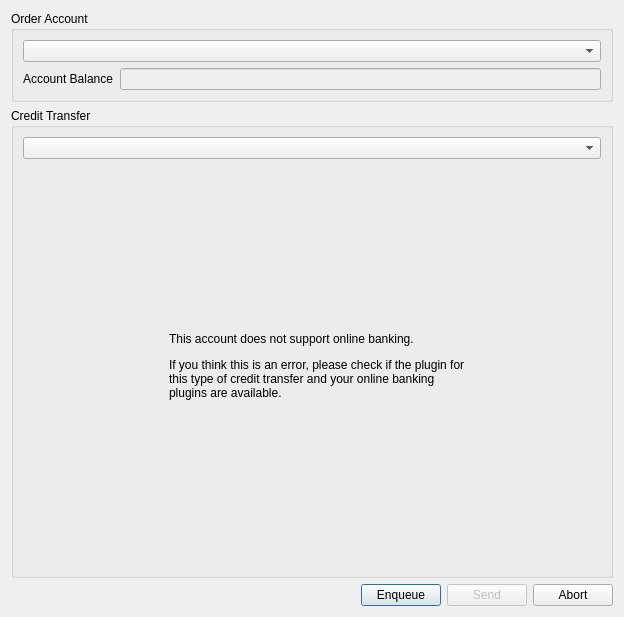
<?xml version="1.0" encoding="UTF-8"?>
<ui version="4.0">
 <class>kOnlineTransferForm</class>
 <widget class="QDialog" name="kOnlineTransferForm">
  <property name="geometry">
   <rect>
    <x>0</x>
    <y>0</y>
    <width>624</width>
    <height>617</height>
   </rect>
  </property>
  <property name="sizeGripEnabled">
   <bool>false</bool>
  </property>
  <layout class="QVBoxLayout" name="verticalLayout">
   <item>
    <widget class="QGroupBox" name="groupBox">
     <property name="title">
      <string>Order Account</string>
     </property>
     <layout class="QFormLayout" name="formLayout">
      <item row="1" column="0">
       <widget class="QLabel" name="label_6">
        <property name="text">
         <string>Account Balance</string>
        </property>
       </widget>
      </item>
      <item row="1" column="1">
       <widget class="AmountEdit" name="orderAccountBalance">
        <property name="enabled">
         <bool>false</bool>
        </property>
        <property name="calculatorButtonVisibility" stdset="0">
         <bool>false</bool>
        </property>
        <property name="resetButtonVisibility" stdset="0">
         <bool>false</bool>
        </property>
        <property name="readOnly">
         <bool>true</bool>
        </property>
       </widget>
      </item>
      <item row="0" column="0" colspan="2">
       <widget class="KMyMoneyAccountCombo" name="originAccount"/>
      </item>
     </layout>
    </widget>
   </item>
   <item>
    <widget class="QGroupBox" name="groupBox_2">
     <property name="title">
      <string>Credit Transfer</string>
     </property>
     <layout class="QVBoxLayout" name="verticalLayout_2">
      <item>
       <widget class="KComboBox" name="transferTypeSelection"/>
      </item>
      <item>
       <widget class="QStackedWidget" name="displayStack">
        <property name="sizePolicy">
         <sizepolicy hsizetype="Expanding" vsizetype="Preferred">
          <horstretch>0</horstretch>
          <verstretch>0</verstretch>
         </sizepolicy>
        </property>
        <property name="minimumSize">
         <size>
          <width>333</width>
          <height>250</height>
         </size>
        </property>
        <property name="currentIndex">
         <number>0</number>
        </property>
        <widget class="QWidget" name="accountUnsupported">
         <layout class="QVBoxLayout" name="verticalLayout_3" stretch="0,1,0">
          <item>
           <spacer name="verticalSpacer">
            <property name="orientation">
             <enum>Qt::Vertical</enum>
            </property>
            <property name="sizeHint" stdset="0">
             <size>
              <width>20</width>
              <height>54</height>
             </size>
            </property>
           </spacer>
          </item>
          <item>
           <layout class="QHBoxLayout" name="horizontalLayout_3" stretch="0,1,0">
            <item>
             <spacer name="horizontalSpacer_2">
              <property name="orientation">
               <enum>Qt::Horizontal</enum>
              </property>
              <property name="sizeHint" stdset="0">
               <size>
                <width>0</width>
                <height>20</height>
               </size>
              </property>
             </spacer>
            </item>
            <item>
             <layout class="QHBoxLayout" name="horizontalLayout" stretch="0,1">
              <property name="sizeConstraint">
               <enum>QLayout::SetMaximumSize</enum>
              </property>
              <item>
               <widget class="QLabel" name="unsupportedIcon">
                <property name="sizePolicy">
                 <sizepolicy hsizetype="Maximum" vsizetype="Maximum">
                  <horstretch>0</horstretch>
                  <verstretch>0</verstretch>
                 </sizepolicy>
                </property>
               </widget>
              </item>
              <item>
               <widget class="QLabel" name="label">
                <property name="maximumSize">
                 <size>
                  <width>300</width>
                  <height>16777215</height>
                 </size>
                </property>
                <property name="text">
                 <string>&lt;html&gt;&lt;head/&gt;&lt;body&gt;&lt;p&gt;This account does not support online banking.&lt;/p&gt;&lt;p&gt;If you think this is an error, please check if the plugin for this type of credit transfer and your online banking plugins are available.&lt;/p&gt;&lt;/body&gt;&lt;/html&gt;</string>
                </property>
                <property name="wordWrap">
                 <bool>true</bool>
                </property>
               </widget>
              </item>
             </layout>
            </item>
            <item>
             <spacer name="horizontalSpacer_3">
              <property name="orientation">
               <enum>Qt::Horizontal</enum>
              </property>
              <property name="sizeHint" stdset="0">
               <size>
                <width>0</width>
                <height>20</height>
               </size>
              </property>
             </spacer>
            </item>
           </layout>
          </item>
          <item>
           <spacer name="verticalSpacer_2">
            <property name="orientation">
             <enum>Qt::Vertical</enum>
            </property>
            <property name="sizeHint" stdset="0">
             <size>
              <width>20</width>
              <height>53</height>
             </size>
            </property>
           </spacer>
          </item>
         </layout>
        </widget>
        <widget class="QWidget" name="page">
         <layout class="QVBoxLayout" name="verticalLayout_4">
          <item>
           <widget class="KMessageWidget" name="headMessage" native="true"/>
          </item>
          <item>
           <widget class="KMessageWidget" name="convertMessage" native="true"/>
          </item>
          <item>
           <widget class="QScrollArea" name="creditTransferEdit">
            <property name="frameShape">
             <enum>QFrame::NoFrame</enum>
            </property>
            <property name="frameShadow">
             <enum>QFrame::Plain</enum>
            </property>
            <property name="widgetResizable">
             <bool>true</bool>
            </property>
            <property name="alignment">
             <set>Qt::AlignLeading|Qt::AlignLeft|Qt::AlignTop</set>
            </property>
            <widget class="QWidget" name="scrollAreaWidgetContents">
             <property name="geometry">
              <rect>
               <x>0</x>
               <y>0</y>
               <width>75</width>
               <height>16</height>
              </rect>
             </property>
            </widget>
           </widget>
          </item>
         </layout>
        </widget>
       </widget>
      </item>
     </layout>
    </widget>
   </item>
   <item>
    <layout class="QHBoxLayout" name="horizontalLayout_4">
     <item>
      <spacer name="horizontalSpacer_4">
       <property name="orientation">
        <enum>Qt::Horizontal</enum>
       </property>
       <property name="sizeHint" stdset="0">
        <size>
         <width>40</width>
         <height>20</height>
        </size>
       </property>
      </spacer>
     </item>
     <item>
      <widget class="QPushButton" name="buttonEnque">
       <property name="text">
        <string>Enqueue</string>
       </property>
       <property name="icon">
        <iconset theme="document-save">
         <normaloff/>
        </iconset>
       </property>
      </widget>
     </item>
     <item>
      <widget class="QPushButton" name="buttonSend">
       <property name="enabled">
        <bool>false</bool>
       </property>
       <property name="text">
        <string>Send</string>
       </property>
       <property name="icon">
        <iconset theme="mail-send">
         <normaloff/>
        </iconset>
       </property>
      </widget>
     </item>
     <item>
      <widget class="QPushButton" name="buttonAbort">
       <property name="text">
        <string>Abort</string>
       </property>
       <property name="icon">
        <iconset theme="dialog-cancel">
         <normaloff/>
        </iconset>
       </property>
      </widget>
     </item>
    </layout>
   </item>
  </layout>
 </widget>
 <customwidgets>
  <customwidget>                                   
   <class>AmountEdit</class>
   <extends>QLineEdit</extends>                   
   <header location="global">amountedit.h</header>
  </customwidget>
  <customwidget>
   <class>KMyMoneyAccountCombo</class>
   <extends>KComboBox</extends>
   <header>kmymoneyaccountcombo.h</header>
  </customwidget>
  <customwidget>
   <class>KComboBox</class>
   <extends>QComboBox</extends>
   <header>kcombobox.h</header>
  </customwidget>
  <customwidget>
   <class>KMessageWidget</class>
   <extends>QWidget</extends>
   <header location="global">KMessageWidget</header>
   <container>1</container>
  </customwidget>
 </customwidgets>
 <tabstops>
  <tabstop>buttonSend</tabstop>
  <tabstop>buttonEnque</tabstop>
  <tabstop>buttonAbort</tabstop>
 </tabstops>
 <resources/>
 <connections/>
</ui>
